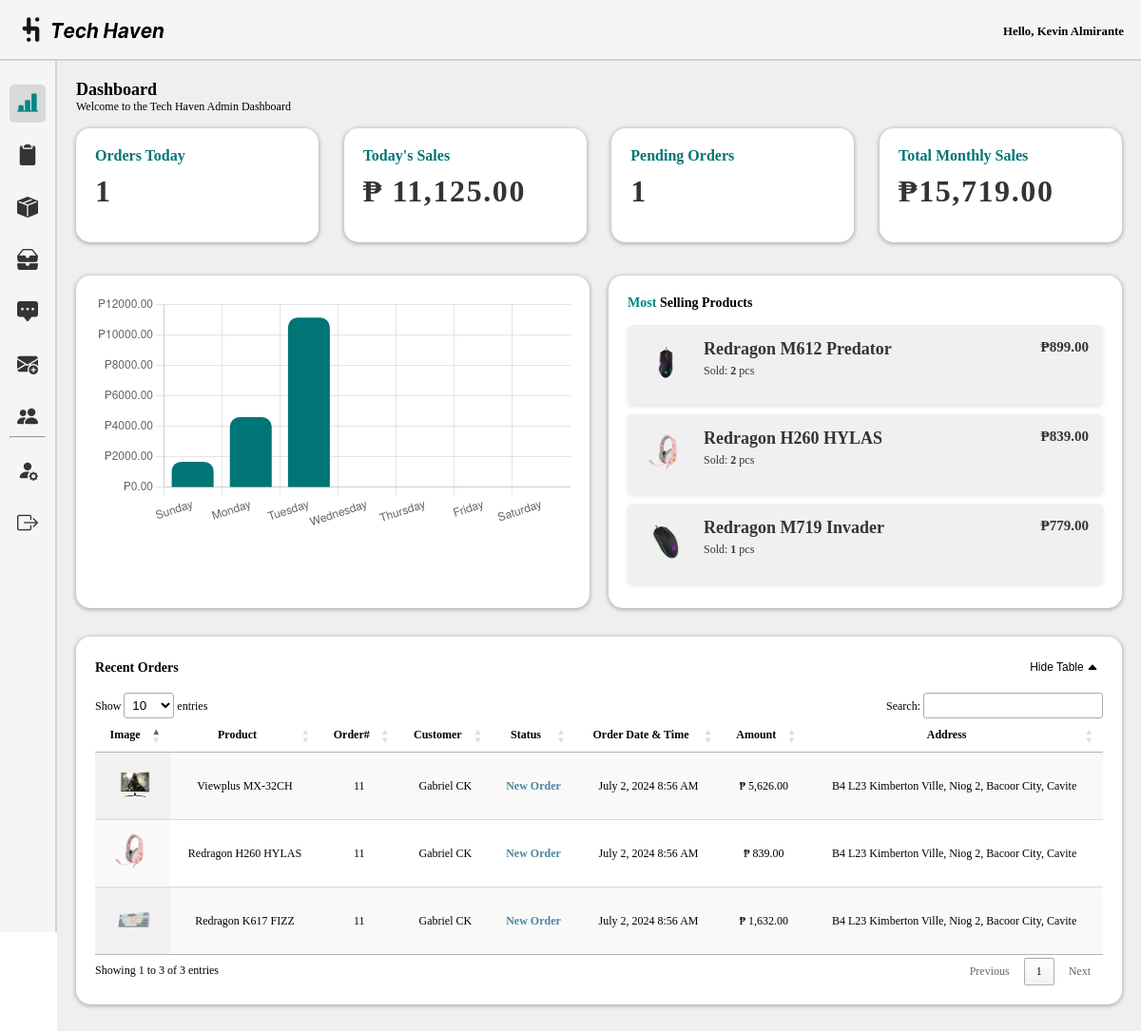
Screenshot of /admin/dashboard.php (signed in) with the database file from the repository.
### tables this page shows
CREATE TABLE `prod_inventory` (
  `invID` int(11) NOT NULL,
  `prodID` int(100) NOT NULL,
  `prod_name` varchar(250) NOT NULL,
  `price` int(50) NOT NULL,
  `qty` int(250) NOT NULL,
  `sold` int(100) NOT NULL,
  `last_update` timestamp NOT NULL DEFAULT current_timestamp() ON UPDATE current_timestamp(),
  `updated_by` varchar(250) NOT NULL
);

CREATE TABLE `products` (
  `prodID` int(50) NOT NULL,
  `prod_name` varchar(250) NOT NULL,
  `category` varchar(100) NOT NULL,
  `prod_desc` varchar(250) NOT NULL,
  `prod_price` int(50) NOT NULL,
  `brand` varchar(100) NOT NULL,
  `img` text NOT NULL,
  `date_created` timestamp NOT NULL DEFAULT current_timestamp(),
  `date_updated` timestamp NOT NULL DEFAULT current_timestamp() ON UPDATE current_timestamp()
);

CREATE TABLE `orders_prod` (
  `orderID` int(50) NOT NULL,
  `customerID` int(50) NOT NULL,
  `items` text NOT NULL,
  `shipID` int(50) NOT NULL,
  `payment` varchar(250) NOT NULL,
  `order_date` timestamp NOT NULL DEFAULT current_timestamp(),
  `status` varchar(100) NOT NULL,
  `total_amount` int(250) NOT NULL
);

CREATE TABLE `customerinfo` (
  `customerID` int(100) NOT NULL,
  `name` text NOT NULL,
  `email` varchar(250) NOT NULL,
  `contactNum` varchar(100) NOT NULL,
  `address` varchar(250) NOT NULL,
  `password` varchar(100) NOT NULL
);

### admin/dashboard.php (the view, shortened to what the rows shown need)
<?php
$servername = "localhost";
$username = "root";
$password = "";
$dbname = "th_db";
$conn = new mysqli($servername, $username, $password, $dbname);
$weeklySales = array_fill(0, 7, 0);
$currentDate = date('Y-m-d');
$startOfWeek = date('Y-m-d', strtotime('last Sunday', strtotime($currentDate)));
$endOfWeek = date('Y-m-d', strtotime('next Saturday', strtotime($currentDate)));
$sql3 = "SELECT DATE(date_delivered) AS delivery_date, SUM(total_amount) AS total_sales
        FROM complete_orders
        WHERE date_delivered BETWEEN '$startOfWeek' AND '$endOfWeek'
        GROUP BY delivery_date";
$result3 = $conn->query($sql3);
if ($result3->num_rows > 0) {
    while ($row = $result3->fetch_assoc()) {
        $deliveryDate = date('w', strtotime($row['delivery_date']));
        $weeklySales[$deliveryDate] = $row['total_sales'];
    }
}
?>
<!DOCTYPE html>
<html lang="en">
<head>
    <link rel="stylesheet" href="css/dashboard.css">
    <link rel="stylesheet" href="../assets/font/inter.css">
    <link rel="stylesheet" href="../node_modules/bootstrap-icons/font/bootstrap-icons.css">
    <link rel="stylesheet" type="text/css" href="https://cdn.datatables.net/1.10.25/css/jquery.dataTables.css">
</head>
<body>
    <section class="container">
    <div class="dashboard-content">
        <h1>Dashboard</h1>
        <p>Welcome to the Tech Haven Admin Dashboard</p><br>
            <div class="card-container">
        <div class="card">
            <a href="orders.php" target="_blank">
                <h2>Orders Today</h2>
            </a>
        </div>
        <div class="card">
                <h2>Today's Sales</h2>
        </div>
        <div class="card">
            <a href="orders.php"  target="_blank">
                <h2>Pending Orders</h2>
            </a>
        </div>
        <div class="card">
                <h2>Total Monthly Sales</h2>
        </div>
        </div>
        <br>
<div class="tables-container">
            <div class="table-wrapper">
                <div class = "wrappery" style="padding-bottom:10px;overflow-y:auto; overflow-x:hidden;">
                <h3><span style="color:#008686;">Most</span> Selling Products</h3><br>
                <?php
                    $servername = "localhost";
                    $username = "root";
                    $password = "";
                    $dbname = "th_db";
                    $conn = new mysqli($servername, $username, $password, $dbname);
                    $sql = "SELECT pi.prod_name, pi.price, pi.sold, p.img
                            FROM prod_inventory pi
                            JOIN products p ON pi.prodID = p.prodID
                            ORDER BY pi.sold DESC
                            LIMIT 3";
                    $result = $conn->query($sql);
                    if ($result->num_rows > 0) {
                        while ($row = $result->fetch_assoc()) {
                            echo '<div class="product-item">
                                    <div class="product-details" style="display:inline-block; width:100%;">
                                        <img src="../assets/img/' . htmlspecialchars($row["img"]) . '" alt="' . htmlspecialchars($row["prod_name"]) . '" style="width:50px; height:50px;float:left;">
                                        <div style="float:left;">
                                            <h2 style="margin-bottom:5px;">' . htmlspecialchars($row["prod_name"]) . '</h2>
                                            <p>Sold: <span style="font-weight:bold;">' . htmlspecialchars($row["sold"]) . '</span> pcs</p>
                                        </div>
                                        <div style="float:right;">
                                        <p style="font-size:15px; font-weight:bold;">₱' . number_format($row["price"], 2). '</p>
                                        </div>
                                    </div>
                                  </div>';
                        }
                    } else {
                        echo '<div>No data available</div>';
                    }
                ?>
            </div>
        </div>
    </div><br><br>
<div class="wrapper-dashboard" style="margin-bottom:20px;">
    <br>
    <div id="recentTable" style="display: block;">
        <table id="example" class="display" style="width:100%">
            <thead>
                <tr>
                    <th>Image</th>
                    <th>Product</th>
                    <th>Order#</th>
                    <th>Customer</th>
                    <th>Status</th>
                    <th>Order Date & Time</th>
                    <th>Amount</th>
                    <th>Address</th>
                </tr>
            </thead>
            <tbody>
                <?php
                $servername = "localhost";
                $username = "root";
                $password = "";
                $dbname = "th_db";
                $conn = new mysqli($servername, $username, $password, $dbname);
                $sql = "SELECT orderID, customerID, items, order_date, status FROM orders_prod WHERE status = 'placed' OR status = 'processing' ORDER BY order_date DESC";
                $result = $conn->query($sql);
                if ($result->num_rows > 0) {
                    while ($row = $result->fetch_assoc()) {
                        $orderID = $row["orderID"];
                        $customerID = $row["customerID"];
                        $items = json_decode($row["items"], true);
                        foreach ($items as $item) {
                            $product_sql = "SELECT prod_name, img FROM products WHERE prod_name = '" . $item['name'] . "'";
                            $product_result = $conn->query($product_sql);
                            $product_row = $product_result->fetch_assoc();
                            $customer_sql = "SELECT name, address FROM customerinfo WHERE customerID = '" . $customerID . "'";
                            $customer_result = $conn->query($customer_sql);
                            $customer_row = $customer_result->fetch_assoc();
                            echo "<tr>";
                            echo "<td><img src='../assets/img/" . $product_row['img'] . "' alt='" . $item['name'] . "' style='width:50px; height:50px;'></td>";
                            echo "<td>" . $item['name'] . "</td>";
                            echo "<td>" . $orderID . "</td>";
                            echo "<td>" . $customer_row['name'] . "</td>";
                                if ($row["status"] == "placed") {
                                    echo "<td style='color:#4D869C; font-weight:bold;'>New Order</td>";
                                }else if($row["status"] == "processing") {
                                    echo "<td style='color:#F4A261; font-weight:bold;'>Processing</td>";
                                }else if($row["status"] == "delivery") {
                                    echo "<td style='color:#288a72; font-weight:bold;'>To Be Delivered</td>";
                                }else if($row["status"] == "delivered") {
                                    echo "<td style='color:#4a9e2e; font-weight:bold;'>Complete</td>";
                                }  else {
                                    echo "<td>" . $row["status"] . "</td>";
                                }
                            echo "<td>" . date('F j, Y g:i A', strtotime($row["order_date"])) . "</td>";
                            echo "<td>₱ " . number_format($item['totalPrice'], 2) . "</td>";
                            echo "<td>" . $customer_row['address'] . "</td>";
                            echo "</tr>";
                        }
                    }
                } else {
                    echo "<tr><td colspan='8'>No results found</td></tr>";
                }
                ?>
            </tbody>
        </table>
    </div>
</div>
    </div>
    </section>
 <script>
        document.addEventListener("DOMContentLoaded", function() {
            // Get weekly sales data from PHP
            var weeklySales = <?php echo json_encode($weeklySales); ?>;
            // Days of the week labels (Sunday to Saturday)
            var daysOfWeek = ['Sunday', 'Monday', 'Tuesday', 'Wednesday', 'Thursday', 'Friday', 'Saturday'];
            // Chart.js code to create a bar graph
            var ctx = document.getElementById('weeklySalesChart').getContext('2d');
            var weeklySalesChart = new Chart(ctx, {
                type: 'bar',
                data: {
                    labels: daysOfWeek,
                    datasets: [{
                        label: 'Daily Sales',
                        data: weeklySales,
                        backgroundColor: '#007575',
                        borderColor: '#007575',
                        borderRadius: 10 // Set border radius for all bars
                    }]
                },
                options: {
                    scales: {
                        y: {
                            beginAtZero: true,
                            ticks: {
                                callback: function(value) {
                                    return '₱' + value.toFixed(2);
                                }
                            }
                        }
                    },
                    plugins: {
                        legend: {
                            display: false
                        }
                    }
                }
            });
        });
    </script>
</body>
</html>

### rows the page displays
prod_inventory: prodID.img (picture), prod_name "Redragon M612 Predator", sold "2", price "899.00"
prod_inventory: prodID.img (picture), prod_name "Redragon H260 HYLAS", sold "2", price "839.00", customerinfo.name "Gabriel CK", customerinfo.address "B4 L23 Kimberton Ville, Niog 2, Bacoor City, Cavite"
prod_inventory: prodID.img (picture), prod_name "Redragon M719 Invader", sold "1", price "779.00"
orders_prod: products.img (picture), name "Viewplus MX-32CH", orderID "11", customerID.name "Gabriel CK", status "New Order", order_date "July 2, 2024 8:56 AM", totalPrice "5,626.00", customerID.address "B4 L23 Kimberton Ville, Niog 2, Bacoor City, Cavite", name "Redragon K617 FIZZ", totalPrice "1,632.00"

### other values shown
$_SESSION['name'] "Kevin Almirante"
$countToday['all'] "1"
$totalSales "11,125.00"
$countpending "1"
$totalSalesMonthly "15,719.00"
chart data {{ json_encode($weeklySales) }} ["1678","4594","11125",0,0,0,0]
